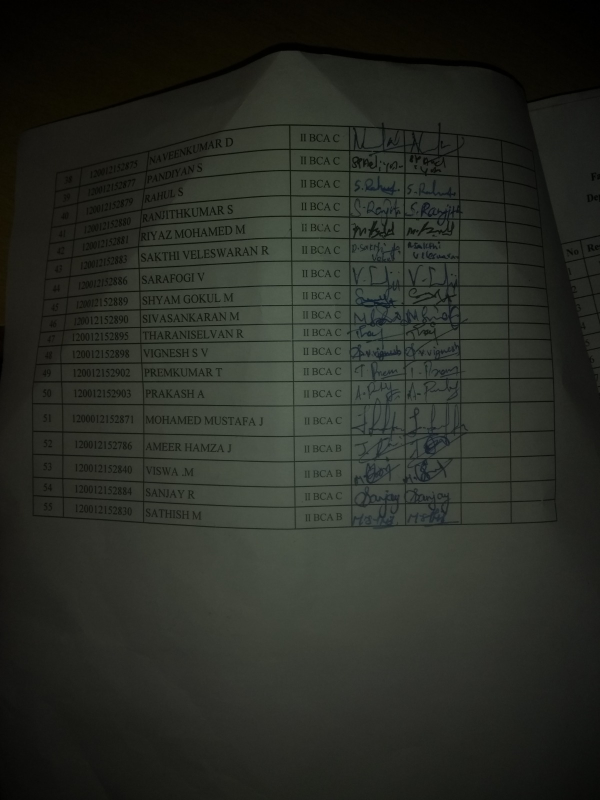
#> input picture ai.jpg, 1200 x 1600 px (shown at 1/2 size)
$ jupyter execute otsu.ipynb
#> lines starting #> are read from the running program, lines starting #| are printed output that depends on the picture; after the words box and inside, x2 and y2 are one past the last pixel; in counts of white or black regions, pixels touching at a corner belong together
[cell 1]
import cv2
import numpy as np

[cell 2]
img=cv2.imread("ai.jpg",0)
#> img: shape (1600, 1200); min 0, max 102, mean 42.1
img1=cv2.resize(img,(400,400))
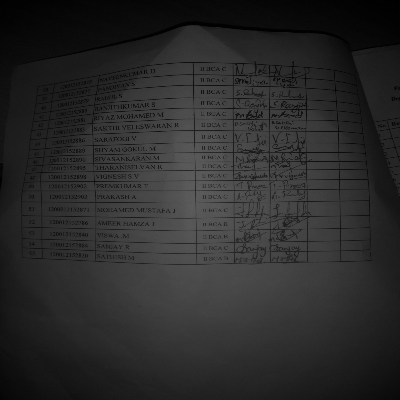
#> img1: shape (400, 400); min 0, max 95, mean 42.4

[cell 3]
cv2.imshow("resize",img1)
cv2.waitKey(0)
cv2.destroyAllWindows()

[cell 4]
ce,otsu=cv2.threshold(img1,0,255,cv2.THRESH_BINARY+cv2.THRESH_OTSU)
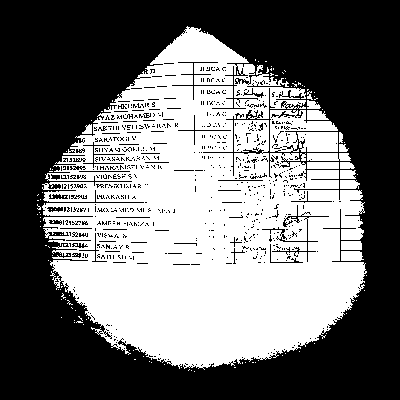
#> otsu: shape (400, 400); 44.7% white; 127 white regions (110 under 20 px), largest, box (x1, y1, x2, y2) and area: (42, 26, 367, 370) 67284, (270, 110, 338, 152) 1356, (297, 132, 338, 152) 753
#> ce = 44

[cell 5]
cv2.imshow("otsu img",otsu)
cv2.waitKey(0)
cv2.destroyAllWindows()

[cell 6]
cv2.imwrite("otsu img.jpg",otsu)
#> Out = True

$ run again, with nature.jpeg copied over ai.jpg
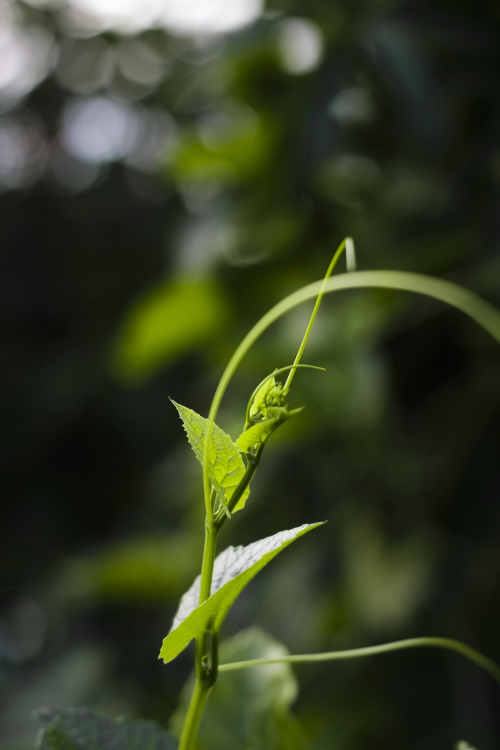
#> input picture nature.jpeg, 1000 x 1500 px (shown at 1/2 size)
#> `img1=cv2.resize(img,(400,400))`:
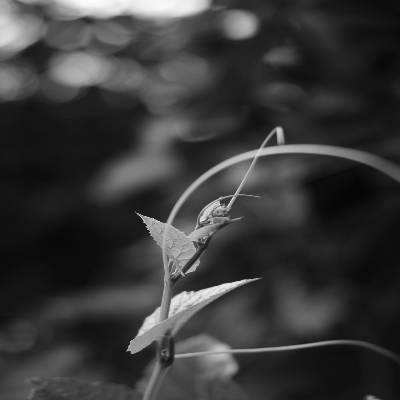
#> img1: shape (400, 400); min 5, max 251, mean 56.8
#> `ce,otsu=cv2.threshold(img1,0,255,cv2.THRESH_BINARY+cv2.THRESH_OTSU)`:
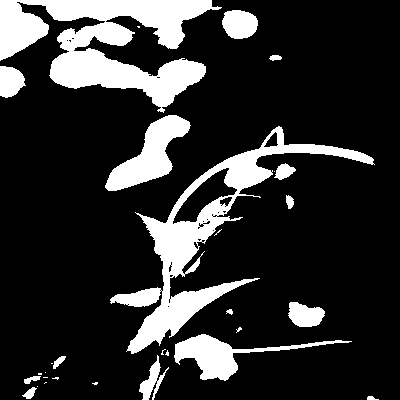
#> otsu: shape (400, 400); 18.6% white; 30 white regions (14 under 20 px), largest, box (x1, y1, x2, y2) and area: (0, 0, 222, 113) 11821, (110, 126, 375, 354) 9554, (105, 115, 191, 191) 2742
#> ce = 86
#> Out = True
